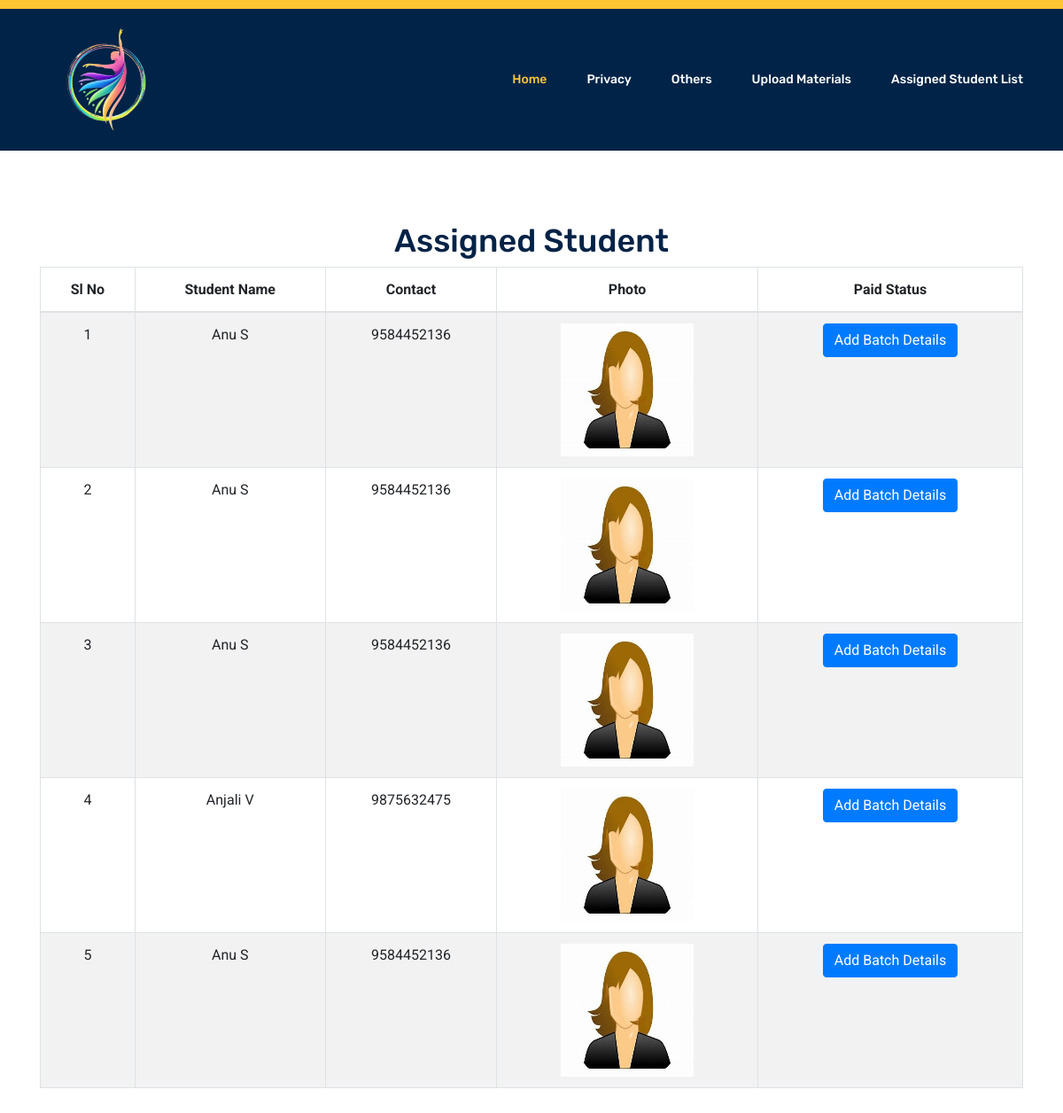
Before: /Project/Trainer/AssignedStudentList.php (signed in) with the older database file.
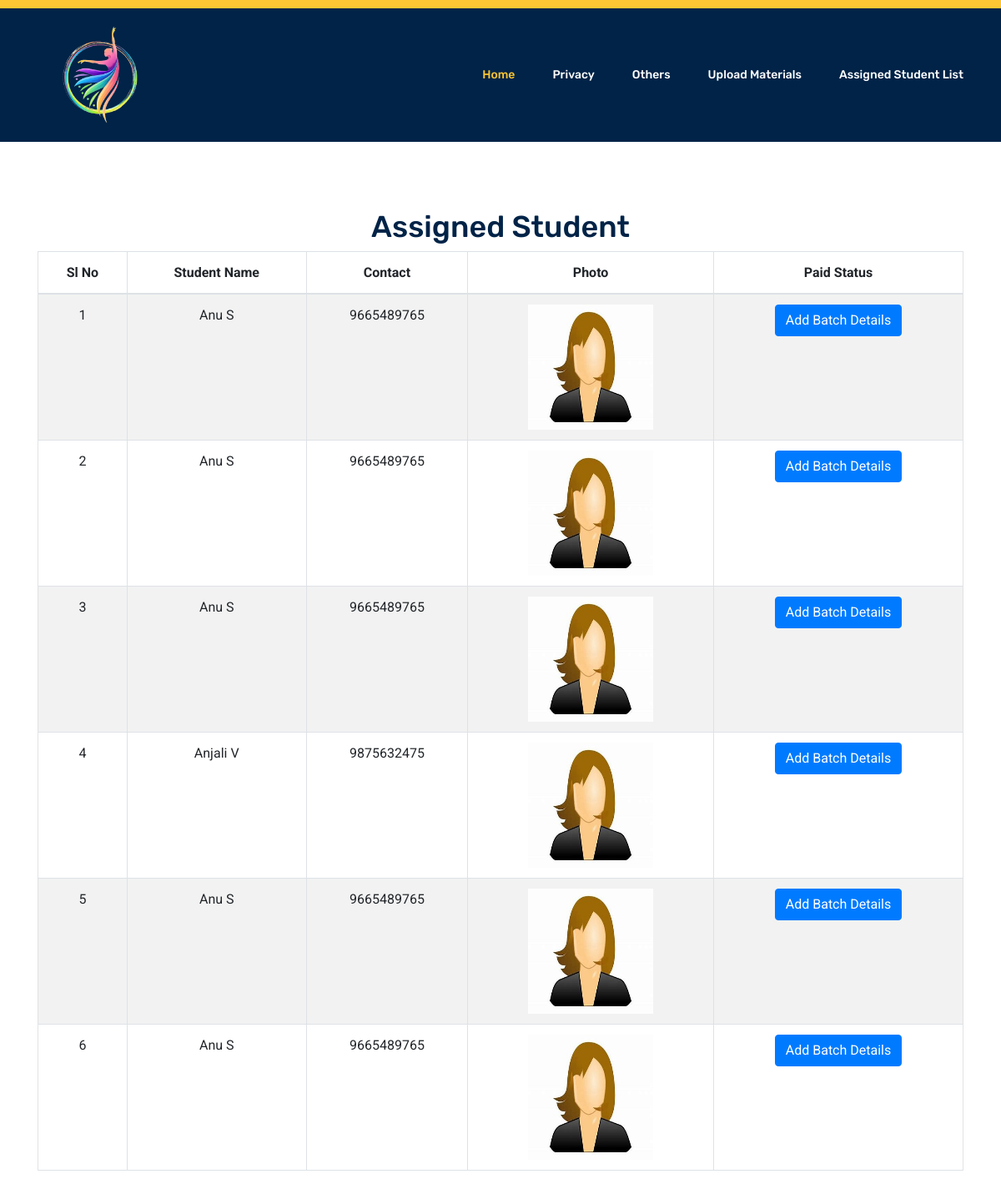
After: the same page with the newer database file.
### tables this page shows
CREATE TABLE `tbl_assigntrainer` (
  `assign_id` int(11) NOT NULL auto_increment,
  `trainer_id` int(11) NOT NULL,
  `student_id` int(11) NOT NULL,
  `assign_status` varchar(100) NOT NULL,
  PRIMARY KEY  (`assign_id`)
);

CREATE TABLE `tbl_studentregistration` (
  `student_id` int(11) NOT NULL auto_increment,
  `student_name` varchar(50) NOT NULL,
  `student_contact` varchar(50) NOT NULL,
  `student_email` varchar(50) NOT NULL,
  `student_password` varchar(50) NOT NULL,
  `student_photo` varchar(50) NOT NULL,
  PRIMARY KEY  (`student_id`)
);

### Project/Trainer/AssignedStudentList.php (the view, shortened to what this page needs)
<!DOCTYPE html PUBLIC "-//W3C//DTD XHTML 1.0 Transitional//EN" "http://www.w3.org/TR/xhtml1/DTD/xhtml1-transitional.dtd">
<html xmlns="http://www.w3.org/1999/xhtml">
<head>
<link rel="stylesheet" href="https://maxcdn.bootstrapcdn.com/bootstrap/4.5.2/css/bootstrap.min.css">
</head>
</head>
<body>
<?php
include("Head.php");
?>
<br><br><br><br><br><br><br><br><br><br>
<center><h1>Assigned Student</h1></center>
<form id="form1" name="form1" method="post" action="">
  <div class="container">
    <table class="table table-bordered table-striped table-responsive-md text-center">
      <thead>
        <tr>
          <th>Sl No</th>
          <th>Student Name</th>
          <th>Contact</th>
          <th>Photo</th>
          <th>Paid Status</th>
        </tr>
        <tbody>
        </thead>
        <?php
          $i = 0;
          $selQry = "select * from tbl_assigntrainer atr inner join tbl_studentregistration s on s.student_id=atr.student_id where trainer_id='" . $_SESSION["trainer_id"] . "'";
          $data = mysql_query($selQry);
          while ($row = mysql_fetch_array($data)) {
            $i++;
            ?>
            <tr>
              <td><?php echo $i ?></td>
              <td><?php echo $row["student_name"] ?></td>
              <td><?php echo $row["student_contact"] ?></td>
              <td><img src="../Assets/Files/User/<?php echo $row["student_photo"] ?>" width="150" height="150" /></td>
              <td><a href="BatchDetails.php?aid=<?php echo $row["assign_id"] ?>" class="btn btn-primary">Add Batch Details</a></td>
            </tr>
            <?php
          }
        ?>
    </table>
  </div>
</form>
</body>
</html>
</body>
</html>

### Project/Trainer/Head.php (shortened to what this page needs)
<!DOCTYPE html>
<html lang="en">
  <head>
    <link rel="stylesheet" href="../Assets/Template/Main/css/bootstrap.css" />
    <link rel="stylesheet" href="../Assets/Template/Main/css/flaticon.css" />
    <link rel="stylesheet" href="../Assets/Template/Main/css/themify-icons.css" />
    <link rel="stylesheet" href="../Assets/Template/Main/vendors/owl-carousel/owl.carousel.min.css" />
    <link rel="stylesheet" href="../Assets/Template/Main/vendors/nice-select/css/nice-select.css" />
    <link rel="stylesheet" href="../Assets/Template/Main/css/style.css" />
  </head>
  <body>
    <header class="header_area">
      <div class="main_menu">
        <div class="search_input" id="search_input_box">
        </div>
        <nav class="navbar navbar-expand-lg navbar-light" style="background-color:#002347">
          <div class="container">
            <a class="navbar-brand logo_h" href="index.php"
              ><img src="../Assets/Template/Main/img/banner/dancelogo.jpg" width="150" height="150" style="border-radius: 75px;"></a>
            <div
              class="collapse navbar-collapse offset"
              id="navbarSupportedContent"
            >
              <ul class="nav navbar-nav menu_nav ml-auto">
                <li class="nav-item active">
                  <a class="nav-link" href="Homepage.php">Home</a>
                </li>
                <li class="nav-item submenu dropdown">
                  <a
                    href="#"
                    class="nav-link dropdown-toggle"
                    data-toggle="dropdown"
                    role="button"
                    aria-haspopup="true"
                    aria-expanded="false"
                    >Privacy</a
                  >
                </li>
                <li class="nav-item submenu dropdown">
                  <a
                    href="#"
                    class="nav-link dropdown-toggle"
                    data-toggle="dropdown"
                    role="button"
                    aria-haspopup="true"
                    aria-expanded="false"
                    >Others</a
                  >
                </li>
                <li class="nav-item">
                  <a class="nav-link" href="uploadvideo.php">Upload Materials</a>
                </li>
                <li class="nav-item">
                  <a class="nav-link" href="AssignedStudentList.php">Assigned Student List</a>
                </li>
              </ul>
            </div>
          </div>
        </nav>
      </div>
    </header>

Changed rows visible on the page:
changed through a linked row, tbl_assigntrainer (number 1 of 6 on the later page): student.student_contact "9584452136" → "9665489765"
changed through a linked row, tbl_assigntrainer (number 2 of 6 on the later page): student.student_contact "9584452136" → "9665489765"
changed through a linked row, tbl_assigntrainer (number 3 of 6 on the later page): student.student_contact "9584452136" → "9665489765"
changed through a linked row, tbl_assigntrainer (number 5 of 6 on the later page): student.student_contact "9584452136" → "9665489765"
added tbl_assigntrainer: student.student_name "Anu S", student.student_contact "9665489765", student.student_photo (picture)
